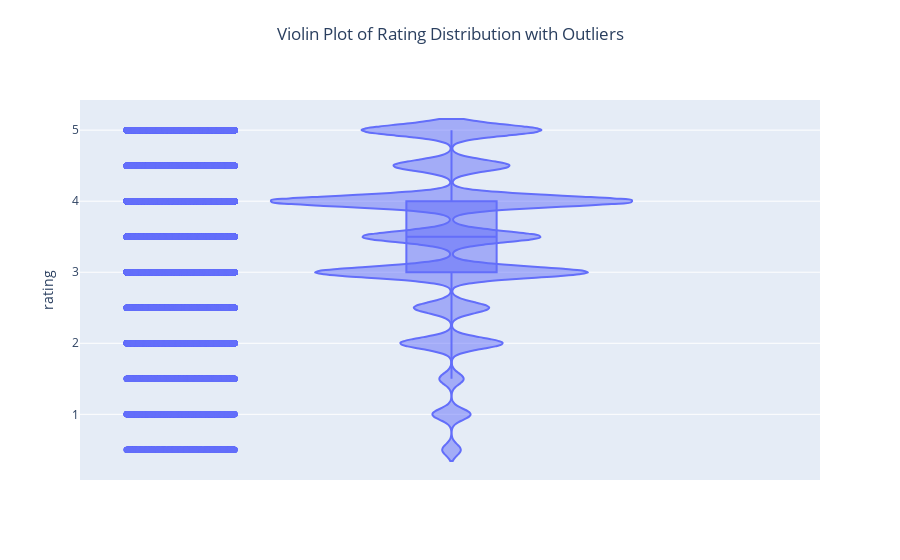

Notebook code cell kept with this figure:
### Code cell
import plotly.express as px

# Create a violin plot to visualize the distribution and outliers in the rating column
fig = px.violin(df, y='rating', box=True, points="all", title='Violin Plot of Rating Distribution')

fig.update_layout(
    title=dict(text='Violin Plot of Rating Distribution with Outliers', x=0.5, y=0.95),
)

fig.show()

max_rating = df['rating'].max()
min_rating = df['rating'].min()
print(f"The maximum rating is {max_rating}")
print(f"The minimum rating is {min_rating}")

### Figure 1 — Plotly figure (JSON) as saved in the notebook; plotly's stock layout.template omitted (floating-point values rounded to 4 significant figures; data arrays with more than 128 entries replaced by an {"elided": "..."} marker saying what was removed)
{"data": [{"alignmentgroup": "True", "box": {"visible": true}, "hovertemplate": "rating=%{y}<extra></extra>", "legendgroup": "", "marker": {"color": "#636efa"}, "name": "", "offsetgroup": "", "orientation": "v", "points": "all", "scalegroup": "True", "showlegend": false, "type": "violin", "x0": " ", "xaxis": "x", "y": {"elided": "100823 float values"}, "y0": " ", "yaxis": "y"}], "layout": {"legend": {"tracegroupgap": 0}, "title": {"text": "Violin Plot of Rating Distribution with Outliers", "x": 0.5, "y": 0.95}, "violinmode": "group", "xaxis": {"anchor": "y", "domain": [0, 1]}, "yaxis": {"anchor": "x", "domain": [0, 1], "title": {"text": "rating"}}}}
